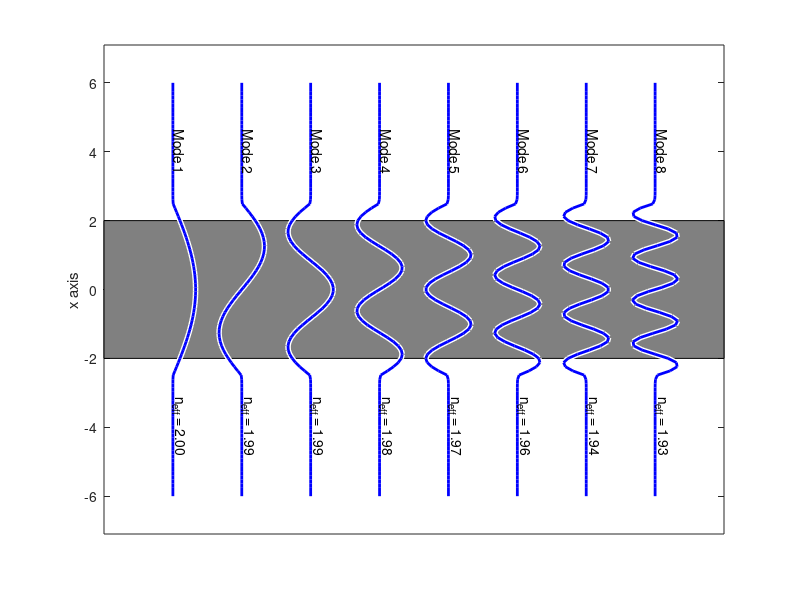

The MATLAB script that drew this image:
%initialize 
clc 
close all 
clear

%% developed by issah ibrahim 

%% sparse matrix 
M=8;
N =100; 
A = zeros(N,N); 
for i = 1:N
    A(i, i) = -2; 
end 

for i = 1:N-1
    A(i, i+1) = 1; 
    A(i+1, i) = 1; 
end 
da=.2;
lambda =1; 
ko = 2*pi/lambda; 
Dx2 = A/(ko*da)^2;

% dielectric 
Sx =1; 
eps = zeros(N, N); 
dx = Sx/N; 

a = .4; 
b = .4; 

nx = round(a/dx);
nx1 = 1+floor((N-nx)/2);
nx2 = nx1+nx -1; 
ny = round(b/dx); 
ny1 = 1+floor((N-ny)/2);
ny2 = ny1+ny -1; 

% refractive index 
n1 = 1; 
n2 = 2; 
eps(nx1:nx2, ny1:ny2) = 1; 

epsa = eps*n2 + (1-eps)*n1; 

epsa_act = diag(epsa); 
eps = epsa_act.*eye(N, N);


Amat = Dx2+eps^2; 

[V, D] = eig(Amat); 
NEFF = sqrt(diag(D)); 
[~,ind] = sort(real(NEFF),'descend');
V = V(:,ind);
NEFF = NEFF(ind);

a = 4; 
b = 4;
% DRAW SLAB WAVEGUIDE
x = [0 2*(M+1) 2*(M+1) 0 0];
y = [ -b-a/2 -b-a/2 b+a/2 b+a/2 -b-a/2 ];
fill(x,y,0.9*[1 1 1]);
y = [ -a/2 -a/2 a/2 a/2 -a/2 ];
fill(x,y,0.5*[1 1 1]);
% DRAW AND LABEL MODES
 
for m = 1 : M
x0 = 2*m;
y0 = (a + b)/2;
x = x0 + 3*V(:,m);
y = linspace(-b-a/2,b+a/2,N);
line(x,y,'Color','w','LineWidth',4);
h = line(x,y,'Color','b','LineWidth',2);
text(x0,y0,['Mode ' num2str(m)],'Rotation',-90,...
'HorizontalAlignment','center','VerticalAlignment','bottom');
text(x0,-y0,['n_{eff} = ' num2str(NEFF(m+1,1),'%4.2f')],'Rotation',-90,...
'HorizontalAlignment','center','VerticalAlignment','bottom');
end
% SET GRAPHICS VIEW
hold off;
h2 = get(h,'Parent');
set(h2,'XTick',[]);
axis equal tight;
ylabel('x axis');